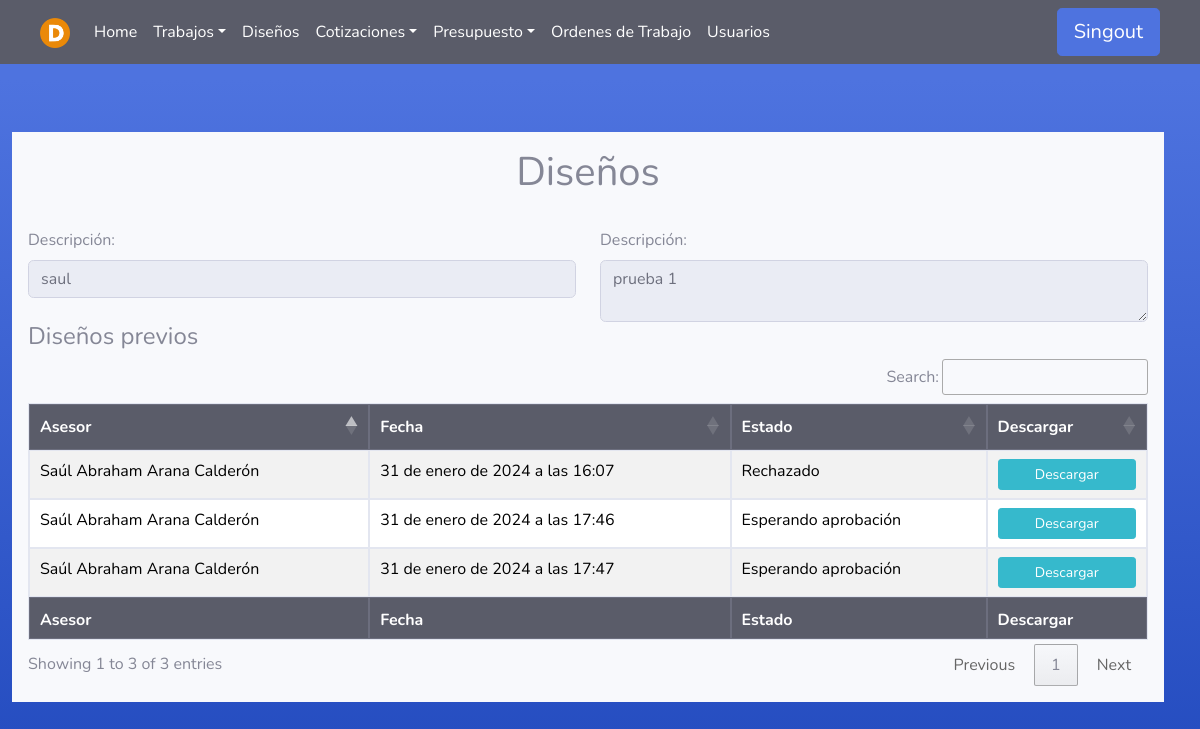
The page /Diseno/SubirArchivo/22 (signed in) on the database as committed earlier.
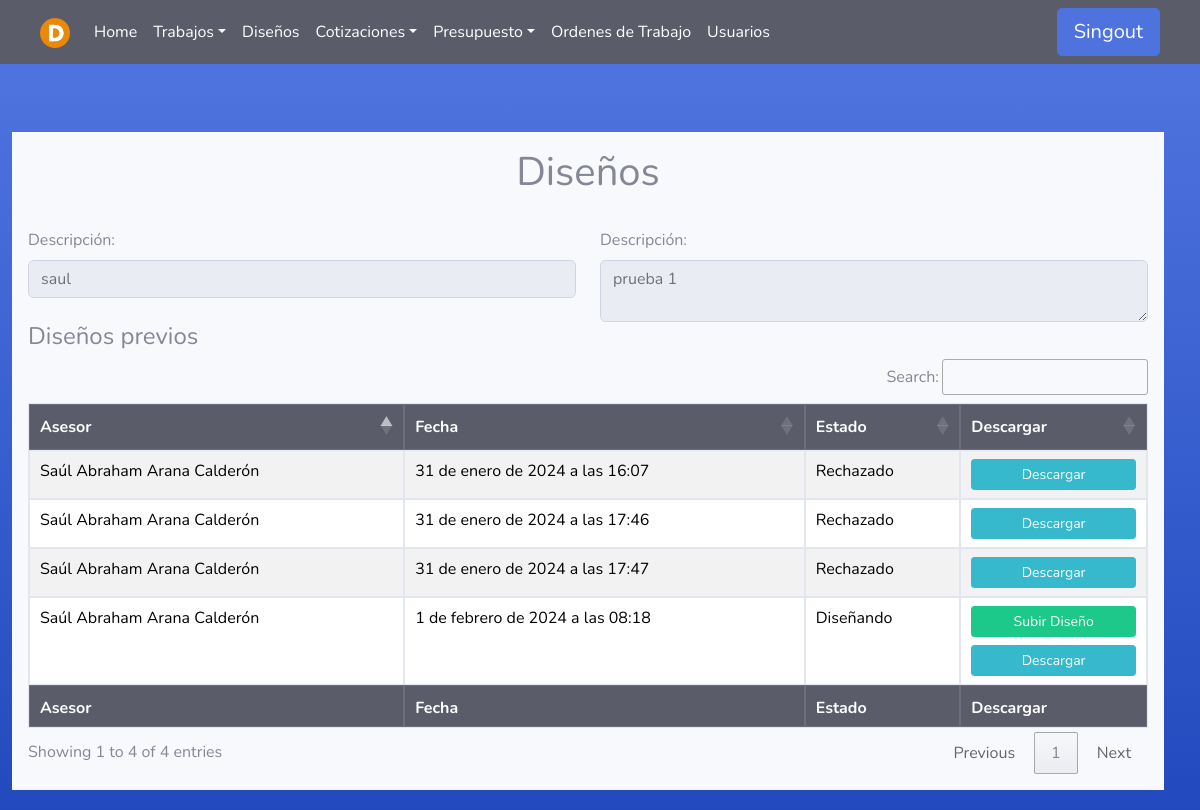
The same page on the database as committed later.
### Asesores/models.py (models this page shows)
class Diseno(models.Model):
    usuario = models.ForeignKey(User, on_delete=models.PROTECT, null=False, blank=False)
    presupuesto = models.ForeignKey(Presupuesto, on_delete=models.PROTECT, null=False, blank=False)
    fecha = models.DateTimeField(auto_now_add=True)
    estado=models.TextField(null=True, blank=True, default='Diseñando')
    archivo = models.FileField( upload_to='disenosPresupuestos/',null=False, blank=False)

### Disenadores/views.py (the view)
# urls.py: path('SubirArchivo/<pre_id>', disenador_views.nuevo_diseno , name='subir_Diseno'),
@login_required(login_url='index')
def nuevo_diseno(request, pre_id):
    user = request.user
    if (user.groups.filter(name='Asesor').exists() or user.groups.filter(name='Administrador').exists() or user.is_superuser or user.groups.filter(name='Designer').exists()):
        presupuesto = get_object_or_404(Presupuesto, pk=pre_id)
        pres = Diseno.objects.filter(presupuesto_id=presupuesto)
        return render(request,'Designer/diseno.html', {'presupuesto':presupuesto, 'pres': pres})
    else:
        error = "No tienes permiso para acceder a esta página."
        return render(request, '404.html', {'error': error})

### Templates/Designer/diseno.html
{% extends 'tables.html' %}
{% block botones%}
<div class="text-center">
    <h1>Diseños</h1>
</div>
<br>
<div class="row">
<div class="col-6">
    <label for="cliente">Descripción:</label>
    <input type="text" class="form-control form-control-user" name="cliente" id="cliente" readonly value="{{presupuesto.cliente}}">
</div>
<div class="col-6">
    <label for="presupuesto_desc">Descripción:</label>
    <textarea class="form-control form-control-user" readonly
        name="presupuesto_desc">{{ presupuesto.descripcion }}</textarea>
</div>
</div>
<div style="justify-content: space-between;">
    <h4>Diseños previos</h4>
</div>
{% endblock %}
{% load static %}
{% block head %}
{% if user.is_superuser or user.groups.all.0.name == "Administrador" %}
<th>Asesor</th>
{% endif %}
<th>Fecha</th>
<th>Estado</th>
<th>Descargar</th>
{% endblock %}
{% block tbody %}
{% for diseno in pres %}
<tr>
    {% if user.is_superuser or user.groups.all.0.name == "Administrador" %}
    <td>{{ diseno.usuario.first_name}} {{ diseno.usuario.last_name}}</td>
    {% endif %}
    <td>{{ diseno.fecha }}</td>
    <td>{{ diseno.estado }}</td>
    <td>
        <div>
            {% if diseno.estado == 'Diseñando' %}
            <a class="btn btn-success btn-sm btn-block" href="{% url 'subir_Diseno_nuevo' id_p=diseno.presupuesto.id id_d=diseno.id %}">
                Subir Diseño
            </a>
            {% endif %}
            <a class="btn btn-info btn-sm btn-block" href="{% url 'descargar_archivo' id=diseno.id %}" download>
                Descargar
            </a>
        </div>
    </td>
</tr>
{% endfor %}
{% endblock %}
{% block footer %}
{% if user.is_superuser or user.groups.all.0.name == "Administrador" %}
<th>Asesor</th>
{% endif %}
<th>Fecha</th>
<th>Estado</th>
<th>Descargar</th>
{% endblock %}

Rows that differ between the two databases and show on the page:
changed Diseno "31 de enero de 2024 a las 17:46": estado "Esperando aprobación" → "Rechazado"
changed Diseno "31 de enero de 2024 a las 17:47": estado "Esperando aprobación" → "Rechazado"
added Diseno: usuario.first_name "Saúl Abraham", usuario.last_name "Arana Calderón", fecha "1 de febrero de 2024 a las 08:18", estado "Diseñando", shows "Subir Diseño"
Other text that changed with them:
text written by a page script: "Search: Showing 1 to 3 of 3 entries Previous 1 Next" → "Search: Showing 1 to 4 of 4 entries Previous 1 Next"
